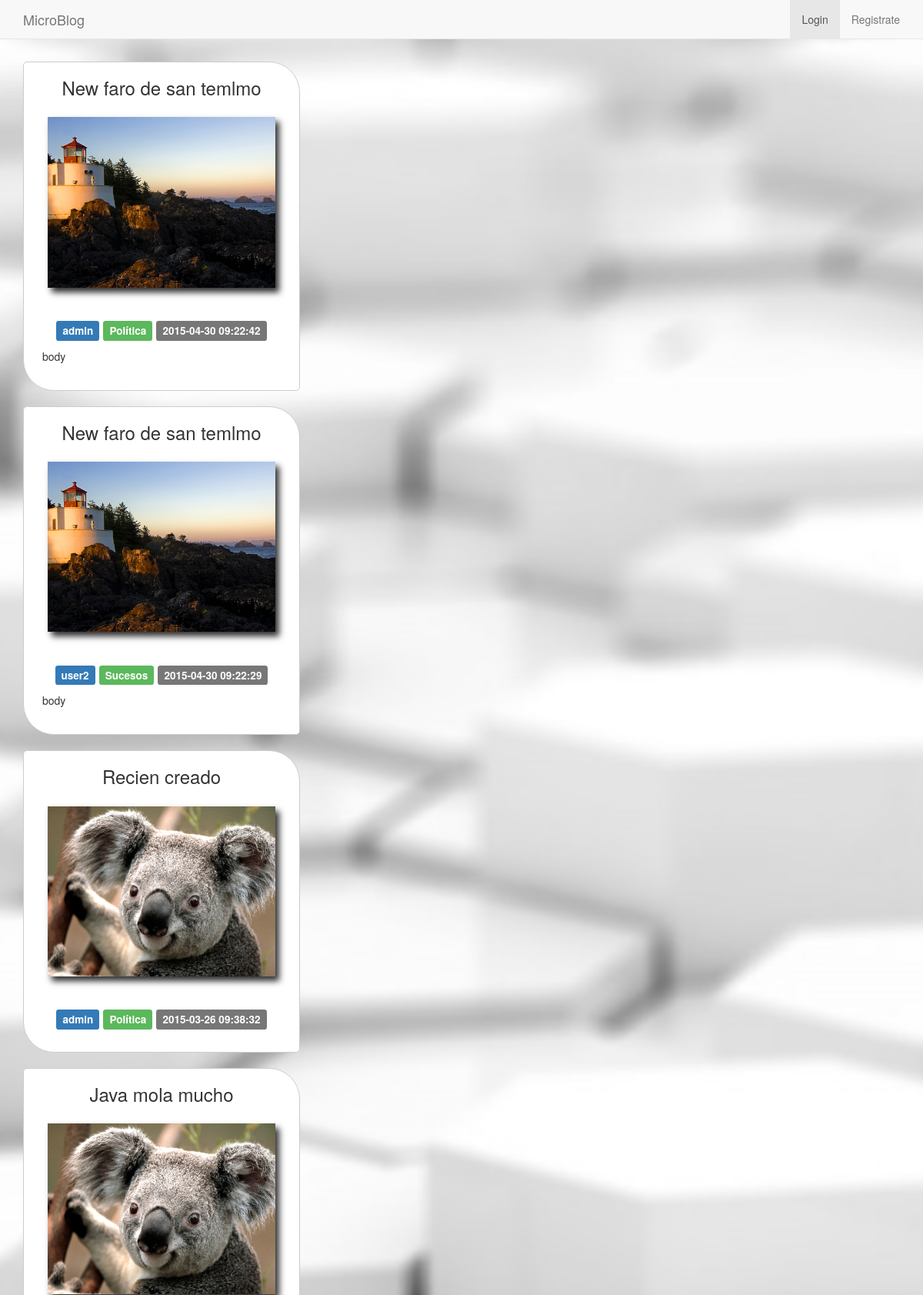
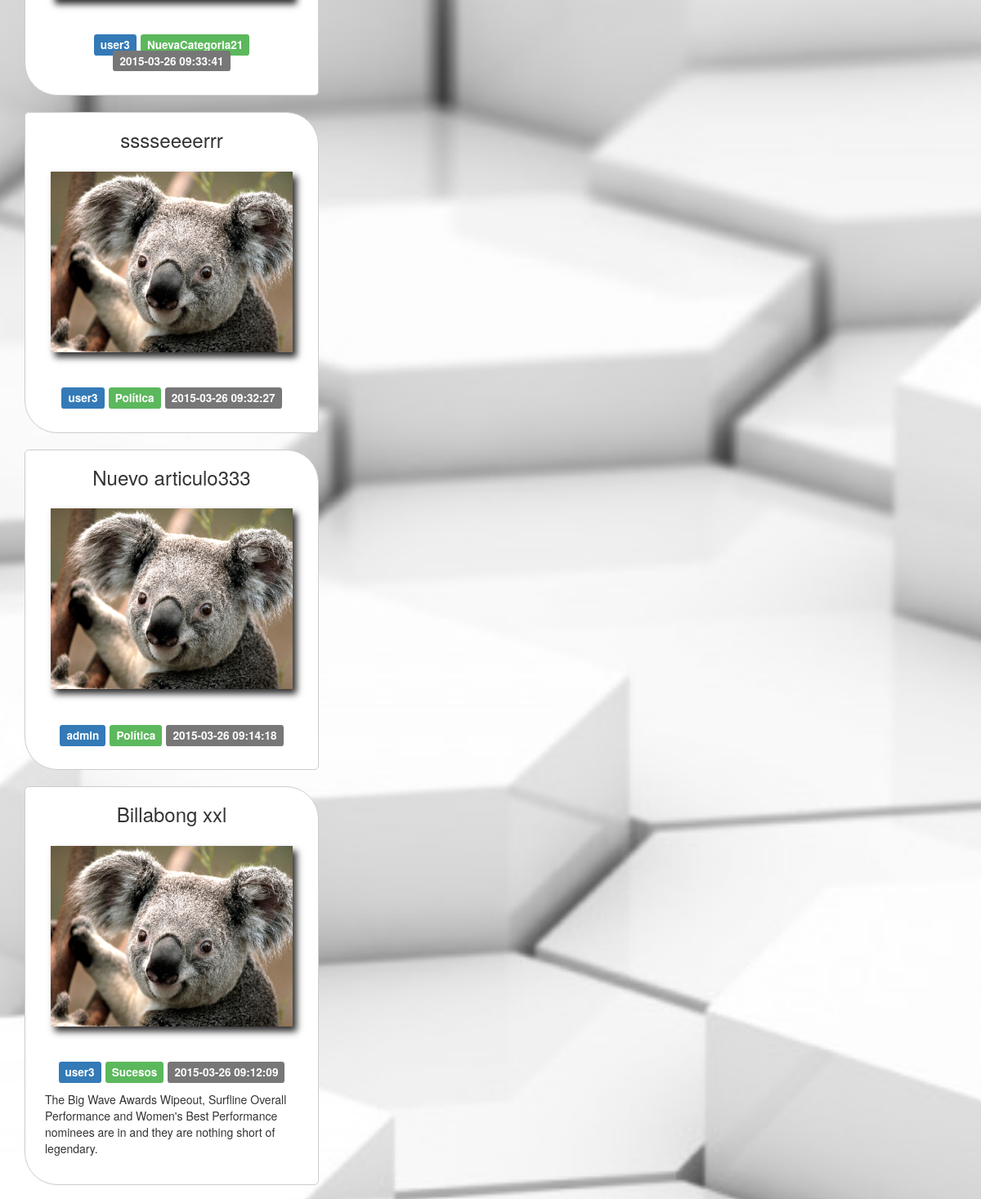
The page / (upper part) on the database its author committed (2 pictures, top to bottom).
### tables this page shows
CREATE TABLE IF NOT EXISTS `articulo` (
  `id` int(11) NOT NULL AUTO_INCREMENT,
  `fecha` timestamp NULL DEFAULT CURRENT_TIMESTAMP COMMENT 'fecha del artículo',
  `titulo` varchar(250) NOT NULL DEFAULT 'Sin titulo' COMMENT 'título del articulo',
  `contenido` text NOT NULL,
  `id_usuario` int(11) NOT NULL,
  `id_categoria` int(11) NOT NULL,
  `foto` varchar(535) NOT NULL,
  PRIMARY KEY (`id`),
  KEY `id_usuario` (`id_usuario`),
  KEY `id_categoria` (`id_categoria`)
);

CREATE TABLE IF NOT EXISTS `usuario` (
  `id` int(11) NOT NULL AUTO_INCREMENT,
  `email` varchar(250) NOT NULL,
  `password` varchar(50) NOT NULL,
  `nombre` varchar(250) NOT NULL,
  `rol` int(1) NOT NULL DEFAULT '1' COMMENT '0=Administrador  1=usuario',
  PRIMARY KEY (`id`),
  UNIQUE KEY `email` (`email`)
);

CREATE TABLE IF NOT EXISTS `categoria` (
  `id` int(11) NOT NULL AUTO_INCREMENT,
  `fecha` timestamp NULL DEFAULT CURRENT_TIMESTAMP,
  `titulo` varchar(250) NOT NULL DEFAULT 'Sin titulo',
  PRIMARY KEY (`id`)
);

### index.php (called while the page is built, shortened)
<?php
require_once 'core/Database.php';
require_once 'backoffice/articulo/modelo.php';
$articulos = getArticulos();
require 'html/public/vista.php';
?>

### core/Database.php (called while the page is built, shortened)
<?php
class Database{
	private $db_host = "localhost";
	private $db_user = "root";
	private $db_pass = "";
	private $db_name = "mb15";
	private $con = false;
	private $result = array();
	public function connect(){
		if(!$this->con){
			$myconn = @mysql_connect($this->db_host,$this->db_user,$this->db_pass);
            if($myconn){
            	$seldb = @mysql_select_db($this->db_name,$myconn);
                if($seldb){
                	$this->con = true;
                    return true;
                }else{
                	array_push($this->result,mysql_error());
                    return false;
                }
            }else{
            	array_push($this->result,mysql_error());
                return false;
            }
        }else{
            return true;
        }
	}
    public function disconnect(){
    	if($this->con){
    		if(@mysql_close()){
    			$this->con = false;
				return true;
			}else{
				return false;
			}
		}
    }
	public function sql($sql){
		$query = @mysql_query($sql);
		if($query){
			$this->numResults = mysql_num_rows($query);
			for($i = 0; $i < $this->numResults; $i++){
				$r = mysql_fetch_array($query);
               	$key = array_keys($r);
               	for($x = 0; $x < count($key); $x++){
                   	if(!is_int($key[$x])){
                   		if(mysql_num_rows($query) >= 1){
                   			$this->result[$i][$key[$x]] = $r[$key[$x]];
						}else{
							$this->result = null;
						}
					}
				}
			}
			return true;
		}else{
			array_push($this->result,mysql_error());
			return false;
		}
	}
    public function getResult(){
        $val = $this->result;
        $this->result = array();
        return $val;
    }
}

### backoffice/articulo/modelo.php (called while the page is built, shortened)
<?php
	function getArticulos( $limit=10 , $id_usuario=null, $id_categoria=null)
	{
		$sql = "SELECT a.id , a.titulo, id_usuario, c.titulo as categoria, u.nombre , a.fecha, a.contenido,  foto FROM `articulo` as a , `usuario` as u, `categoria` as c WHERE a.id_usuario = u.id and a.id_categoria = c.id ORDER BY fecha DESC";
		$db = new Database();
		$db->connect();
		$where = '';
		$db->sql( $sql.$where );
		$res = $db->getResult();
		return $res;
	}
?>

### html/public/vista.php (the view, shortened to what this page needs)
<!DOCTYPE html>
<html lang="en">
  <head>
    <link href="html/public/css/bootstrap.min.css" rel="stylesheet">
    <link href="html/public/css/custom.css" rel="stylesheet">
  </head>
  <body>
    <nav class="navbar navbar-default navbar-fixed-top">
      <div class="container">
      	<div class="navbar-header">
          <a class="navbar-brand" href="#">MicroBlog</a>
        </div>
        <div id="navbar" class="collapse navbar-collapse navbar-right">
        	<ul class="nav navbar-nav navbar-right">
	         	<?php if ( isset($perfil)){?>
	         		<li>
	         			<a href="<?php echo(CONTROLLER_ARTICULO);?>?op=<?php echo(OP_DETALLE);?>"><i class="fa fa-plus-circle fa-fw"></i>Nuevo Articulo</a>
	         		</li>
	         		<li>
	         			<a href="<?php echo CONTROLLER_ARTICULO ?>"><span class="label label-info"> <?php echo $perfil['nombre']; ?> </span></a>
					</li>
				<?php } else { ?>
					<li class="active" >
						<a href="html/login.php"> Login </a>
					</li>
					<li>
						<a href="html/registro.php"> Registrate </a>
					</li>
				<?php }  ?>
			</ul>
        </div>
      </div>
    </nav>
    <div class="container">
	   	<br><br><br><br>
	   	<?php
	   	foreach ($articulos as $art ) {
	   		?>
		   	<div class="row">
			  <div class="col-sm-6 col-md-4">
			    <div class="thumbnail">
			      <h3><?php echo $art['titulo']?></h3>
			      <?php if ($art['foto'] !="" ){
			      		echo "<img src='". IMAGES.$art['foto'] ."' alt='foto'>";
			      }else{
			      		echo "<img src='html/public/images/foto.svg' alt='foto por defecto'>";
					}?>
			      <div class="caption">
			        <h4>
			        	<span class="label label-primary"><?php echo $art['nombre']?></span>
			        	<span class="label label-success"><?php echo $art['categoria']?></span>
			        	<span class="label label-default"><?php echo $art['fecha']?></span>
			        </h4>
			        <div class="content_text">
			            <?php echo $art['contenido']?>
			        </div>
			      </div>
			    </div>
			  </div>
			</div>
	   	<?php } ?>
  </body>
</html>

### html/public/css/custom.css (style rules this page uses)
body { background: url('../images/back.jpg') no-repeat center center fixed; -webkit-background-size: cover; -moz-background-size: cover; -o-background-size: cover; background-size: cover; }
.thumbnail img { transition: 1.5s ease; -moz-transition: 1.5s ease; -webkit-transition: 1.5s ease; -o-transition: 1.5s ease; max-width:90%; height:auto -moz-box-shadow: 5px 6px 8px #302f30; -webkit-box-shadow: 5px 6px 8px #302f30; box-shadow: 5px 6px 8px #302f30; margin-bottom:25px; }
h3 { text-align:center; margin-bottom:25px; }
.thumbnail { border-radius:5px 40px; border:1px solid #cccccc; text-align:center; padding:0px 15px 10px; }
.content_text { font-size:1em; margin:15px 0px; text-align:left; }

### rows shown on the page
articulo: titulo "New faro de san temlmo", foto (picture), id_usuario.nombre "admin", id_categoria.titulo "Política", fecha "2015-04-30 09:22:42", contenido "body"
articulo: titulo "New faro de san temlmo", foto (picture), id_usuario.nombre "user2", id_categoria.titulo "Sucesos", fecha "2015-04-30 09:22:29", contenido "body"
articulo: titulo "Recien creado", foto (picture), id_usuario.nombre "admin", id_categoria.titulo "Política", fecha "2015-03-26 09:38:32"
articulo: titulo "Java mola mucho", foto (picture), id_usuario.nombre "user3", id_categoria.titulo "NuevaCategoria21", fecha "2015-03-26 09:33:41"
articulo: titulo "sssseeeerrr", foto (picture), id_usuario.nombre "user3", id_categoria.titulo "Política", fecha "2015-03-26 09:32:27"
articulo: titulo "Nuevo articulo333", foto (picture), id_usuario.nombre "admin", id_categoria.titulo "Política", fecha "2015-03-26 09:14:18"
articulo: titulo "Billabong xxl", foto (picture), id_usuario.nombre "user3", id_categoria.titulo "Sucesos", fecha "2015-03-26 09:12:09", contenido "The Big Wave Awards Wipeout, Surfline Overall Performance and Women's Best Performance nominees are in and they are nothing short of legendary."
